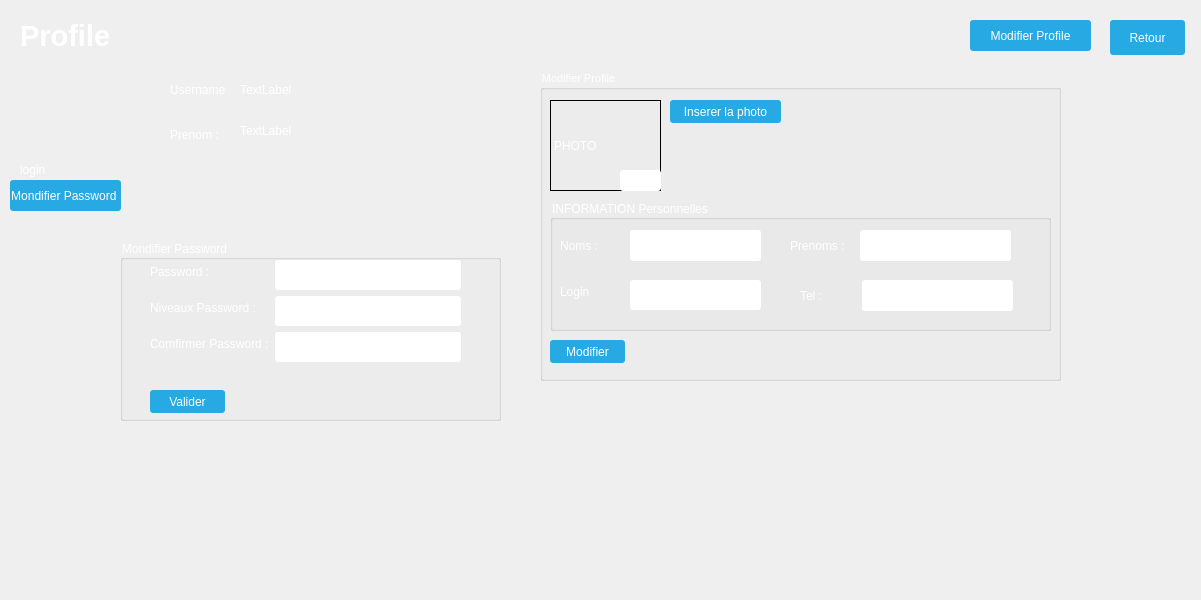
<?xml version="1.0" encoding="UTF-8"?>
<ui version="4.0">
 <class>profile</class>
 <widget class="QDialog" name="profile">
  <property name="geometry">
   <rect>
    <x>0</x>
    <y>0</y>
    <width>1201</width>
    <height>600</height>
   </rect>
  </property>
  <property name="minimumSize">
   <size>
    <width>800</width>
    <height>600</height>
   </size>
  </property>
  <property name="windowTitle">
   <string>Dialog</string>
  </property>
  <property name="windowIcon">
   <iconset resource="src.qrc">
    <normaloff>:/image/responsable.png</normaloff>:/image/responsable.png</iconset>
  </property>
  <property name="styleSheet">
   <string notr="true">#profile{
 border-image:url(:/image/bg.jpg);

}
#widget{
 border-image:url(:/image/u.jpg);

}

#user,#username,#pr,#label,#prenom,#login,#labelRole, #labelPassword_2{

color: white;

  font-family: Arial;

}
QGroupBox{

color: white;

}



QPushButton
{
  color: white;
  background-color: #27a9e3;
  border-width: 0px;
  border-radius: 3px;
}

QPushButton:hover { background-color: #66c011; }

#label_2{
color:white;
}
#mod_password{
color: #27a9e3;

}
 
#label,#label_2,#currentDateTime,#logo,#label_3,#label_5,#label_15,#labelRechercher{ color: white; }
QLineEdit,QDateEdit ,#comboBoxRole{ border-radius: 3px; }
#label_13,#label_12,#label_6,#label_8,#label_7,#label_9,#label_10,#label_14,#label_11,#label_4,#labelRole,#labelPassword,#labelConfirmPassword{

color: white;
 
  font-family: Arial;

}
</string>
  </property>
  <widget class="QWidget" name="widget" native="true">
   <property name="geometry">
    <rect>
     <x>20</x>
     <y>70</y>
     <width>120</width>
     <height>80</height>
    </rect>
   </property>
  </widget>
  <widget class="QPushButton" name="pushButton">
   <property name="geometry">
    <rect>
     <x>970</x>
     <y>20</y>
     <width>121</width>
     <height>31</height>
    </rect>
   </property>
   <property name="minimumSize">
    <size>
     <width>0</width>
     <height>0</height>
    </size>
   </property>
   <property name="text">
    <string>Modifier Profile</string>
   </property>
   <property name="icon">
    <iconset resource="src.qrc">
     <normaloff>:/image/u.jpg</normaloff>:/image/u.jpg</iconset>
   </property>
  </widget>
  <widget class="QLabel" name="login">
   <property name="geometry">
    <rect>
     <x>20</x>
     <y>160</y>
     <width>121</width>
     <height>20</height>
    </rect>
   </property>
   <property name="text">
    <string>login</string>
   </property>
  </widget>
  <widget class="QLabel" name="label_2">
   <property name="geometry">
    <rect>
     <x>20</x>
     <y>20</y>
     <width>131</width>
     <height>31</height>
    </rect>
   </property>
   <property name="font">
    <font>
     <pointsize>22</pointsize>
     <weight>75</weight>
     <bold>true</bold>
    </font>
   </property>
   <property name="text">
    <string>Profile</string>
   </property>
  </widget>
  <widget class="QPushButton" name="pushButton_retour">
   <property name="geometry">
    <rect>
     <x>1110</x>
     <y>20</y>
     <width>75</width>
     <height>35</height>
    </rect>
   </property>
   <property name="minimumSize">
    <size>
     <width>35</width>
     <height>35</height>
    </size>
   </property>
   <property name="text">
    <string>Retour</string>
   </property>
  </widget>
  <widget class="QGroupBox" name="groupBox_2">
   <property name="geometry">
    <rect>
     <x>540</x>
     <y>70</y>
     <width>521</width>
     <height>311</height>
    </rect>
   </property>
   <property name="font">
    <font>
     <pointsize>8</pointsize>
     <weight>50</weight>
     <bold>false</bold>
    </font>
   </property>
   <property name="title">
    <string>Modifier Profile</string>
   </property>
   <widget class="QGroupBox" name="groupBox_3">
    <property name="geometry">
     <rect>
      <x>10</x>
      <y>130</y>
      <width>501</width>
      <height>131</height>
     </rect>
    </property>
    <property name="styleSheet">
     <string notr="true"/>
    </property>
    <property name="title">
     <string>INFORMATION Personnelles</string>
    </property>
    <widget class="QLabel" name="label_5">
     <property name="geometry">
      <rect>
       <x>10</x>
       <y>30</y>
       <width>51</width>
       <height>31</height>
      </rect>
     </property>
     <property name="text">
      <string>Noms :</string>
     </property>
    </widget>
    <widget class="QLineEdit" name="lineEditUsername">
     <property name="geometry">
      <rect>
       <x>80</x>
       <y>30</y>
       <width>131</width>
       <height>31</height>
      </rect>
     </property>
    </widget>
    <widget class="QLabel" name="label_6">
     <property name="geometry">
      <rect>
       <x>240</x>
       <y>30</y>
       <width>61</width>
       <height>31</height>
      </rect>
     </property>
     <property name="text">
      <string>Prenoms :</string>
     </property>
    </widget>
    <widget class="QLineEdit" name="lineEditprenome">
     <property name="geometry">
      <rect>
       <x>310</x>
       <y>30</y>
       <width>151</width>
       <height>31</height>
      </rect>
     </property>
    </widget>
    <widget class="QLabel" name="label_11">
     <property name="geometry">
      <rect>
       <x>10</x>
       <y>80</y>
       <width>32</width>
       <height>24</height>
      </rect>
     </property>
     <property name="text">
      <string>Login :</string>
     </property>
    </widget>
    <widget class="QLineEdit" name="lineEditLogin">
     <property name="geometry">
      <rect>
       <x>80</x>
       <y>80</y>
       <width>131</width>
       <height>30</height>
      </rect>
     </property>
     <property name="minimumSize">
      <size>
       <width>0</width>
       <height>30</height>
      </size>
     </property>
    </widget>
    <widget class="QLineEdit" name="lineEdit_Tel">
     <property name="geometry">
      <rect>
       <x>312</x>
       <y>80</y>
       <width>151</width>
       <height>31</height>
      </rect>
     </property>
    </widget>
    <widget class="QLabel" name="label_4">
     <property name="geometry">
      <rect>
       <x>250</x>
       <y>80</y>
       <width>31</width>
       <height>31</height>
      </rect>
     </property>
     <property name="text">
      <string>Tel :</string>
     </property>
    </widget>
   </widget>
   <widget class="QLabel" name="label_10">
    <property name="geometry">
     <rect>
      <x>10</x>
      <y>30</y>
      <width>111</width>
      <height>91</height>
     </rect>
    </property>
    <property name="styleSheet">
     <string notr="true">#label_10{ border: 1px solid;
      border-image:url(:/image/u.jpg);

}</string>
    </property>
    <property name="text">
     <string>PHOTO</string>
    </property>
   </widget>
   <widget class="QPushButton" name="pushButton_5">
    <property name="geometry">
     <rect>
      <x>130</x>
      <y>30</y>
      <width>111</width>
      <height>23</height>
     </rect>
    </property>
    <property name="text">
     <string>Inserer la photo</string>
    </property>
   </widget>
   <widget class="QPushButton" name="pushButton_valider_2">
    <property name="geometry">
     <rect>
      <x>10</x>
      <y>270</y>
      <width>75</width>
      <height>23</height>
     </rect>
    </property>
    <property name="text">
     <string>Modifier</string>
    </property>
   </widget>
   <widget class="QLineEdit" name="lineEditId">
    <property name="enabled">
     <bool>false</bool>
    </property>
    <property name="geometry">
     <rect>
      <x>80</x>
      <y>100</y>
      <width>41</width>
      <height>21</height>
     </rect>
    </property>
   </widget>
  </widget>
  <widget class="QGroupBox" name="groupBox_4">
   <property name="geometry">
    <rect>
     <x>120</x>
     <y>240</y>
     <width>381</width>
     <height>181</height>
    </rect>
   </property>
   <property name="title">
    <string>Mondifier Password</string>
   </property>
   <widget class="QWidget" name="formLayoutWidget">
    <property name="geometry">
     <rect>
      <x>30</x>
      <y>20</y>
      <width>311</width>
      <height>121</height>
     </rect>
    </property>
    <layout class="QFormLayout" name="formLayout">
     <item row="0" column="0">
      <widget class="QLabel" name="labelPassword">
       <property name="text">
        <string>Password :</string>
       </property>
      </widget>
     </item>
     <item row="0" column="1">
      <widget class="QLineEdit" name="lineEditPassword">
       <property name="minimumSize">
        <size>
         <width>0</width>
         <height>30</height>
        </size>
       </property>
       <property name="echoMode">
        <enum>QLineEdit::Password</enum>
       </property>
      </widget>
     </item>
     <item row="1" column="1">
      <widget class="QLineEdit" name="lineEditNiveauPassword">
       <property name="minimumSize">
        <size>
         <width>0</width>
         <height>30</height>
        </size>
       </property>
       <property name="text">
        <string/>
       </property>
       <property name="echoMode">
        <enum>QLineEdit::Password</enum>
       </property>
      </widget>
     </item>
     <item row="2" column="1">
      <widget class="QLineEdit" name="lineEditPassword_2">
       <property name="minimumSize">
        <size>
         <width>0</width>
         <height>30</height>
        </size>
       </property>
       <property name="echoMode">
        <enum>QLineEdit::Password</enum>
       </property>
      </widget>
     </item>
     <item row="1" column="0">
      <widget class="QLabel" name="labelConfirmPassword">
       <property name="text">
        <string>Niveaux Password :</string>
       </property>
      </widget>
     </item>
     <item row="2" column="0">
      <widget class="QLabel" name="labelPassword_2">
       <property name="text">
        <string>Comfirmer Password :</string>
       </property>
      </widget>
     </item>
    </layout>
   </widget>
   <widget class="QPushButton" name="pushButton_valider">
    <property name="geometry">
     <rect>
      <x>30</x>
      <y>150</y>
      <width>75</width>
      <height>23</height>
     </rect>
    </property>
    <property name="text">
     <string>Valider</string>
    </property>
   </widget>
  </widget>
  <widget class="QPushButton" name="pushButton_2">
   <property name="geometry">
    <rect>
     <x>10</x>
     <y>180</y>
     <width>111</width>
     <height>31</height>
    </rect>
   </property>
   <property name="minimumSize">
    <size>
     <width>0</width>
     <height>0</height>
    </size>
   </property>
   <property name="text">
    <string>Mondifier Password </string>
   </property>
  </widget>
  <widget class="QLabel" name="pr">
   <property name="geometry">
    <rect>
     <x>170</x>
     <y>110</y>
     <width>51</width>
     <height>49</height>
    </rect>
   </property>
   <property name="minimumSize">
    <size>
     <width>0</width>
     <height>25</height>
    </size>
   </property>
   <property name="text">
    <string>Prenom :</string>
   </property>
  </widget>
  <widget class="QLabel" name="prenom">
   <property name="geometry">
    <rect>
     <x>240</x>
     <y>110</y>
     <width>61</width>
     <height>41</height>
    </rect>
   </property>
   <property name="text">
    <string>TextLabel</string>
   </property>
  </widget>
  <widget class="QLabel" name="user">
   <property name="geometry">
    <rect>
     <x>170</x>
     <y>70</y>
     <width>61</width>
     <height>40</height>
    </rect>
   </property>
   <property name="text">
    <string>Username  :</string>
   </property>
  </widget>
  <widget class="QLabel" name="username">
   <property name="geometry">
    <rect>
     <x>240</x>
     <y>70</y>
     <width>51</width>
     <height>40</height>
    </rect>
   </property>
   <property name="text">
    <string>TextLabel</string>
   </property>
  </widget>
 </widget>
 <resources>
  <include location="src.qrc"/>
 </resources>
 <connections/>
</ui>
